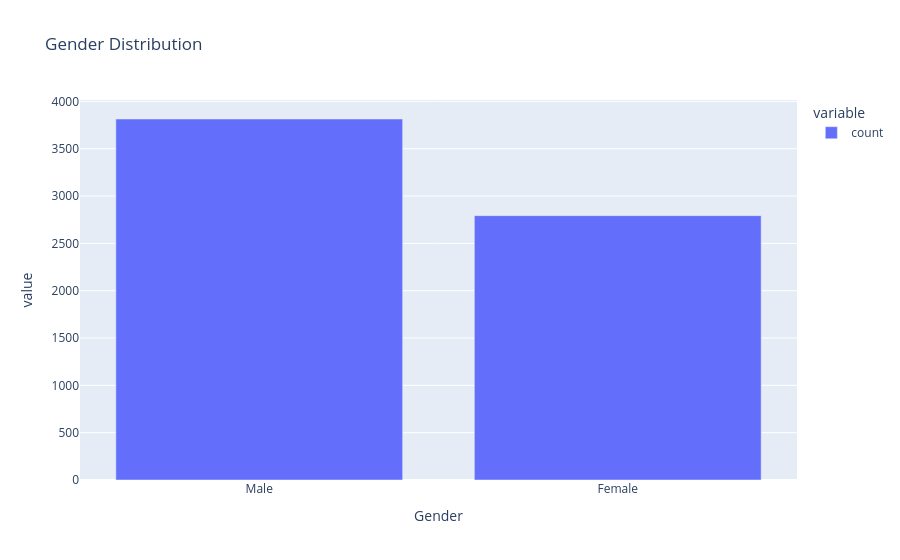

The cell this chart's notebook holds for it:
### Markdown cell above
## Distribution of Exam Scores

The exam scores are approximately normally distributed, with most students scoring between 65 and 69. The median score is 67.

### Code cell
fig = px.bar(df['Gender'].value_counts(), title='Gender Distribution')
fig.show()

### Figure 1 — Plotly figure (JSON) as saved in the notebook; plotly's stock layout.template omitted (floating-point values rounded to 4 significant figures)
{"data": [{"hovertemplate": "variable=count<br>Gender=%{x}<br>value=%{y}<extra></extra>", "legendgroup": "count", "marker": {"color": "#636efa", "pattern": {"shape": ""}}, "name": "count", "orientation": "v", "showlegend": true, "textposition": "auto", "type": "bar", "x": ["Male", "Female"], "xaxis": "x", "y": [3814, 2793], "yaxis": "y"}], "layout": {"barmode": "relative", "legend": {"title": {"text": "variable"}, "tracegroupgap": 0}, "title": {"text": "Gender Distribution"}, "xaxis": {"anchor": "y", "domain": [0, 1], "title": {"text": "Gender"}}, "yaxis": {"anchor": "x", "domain": [0, 1], "title": {"text": "value"}}}}
